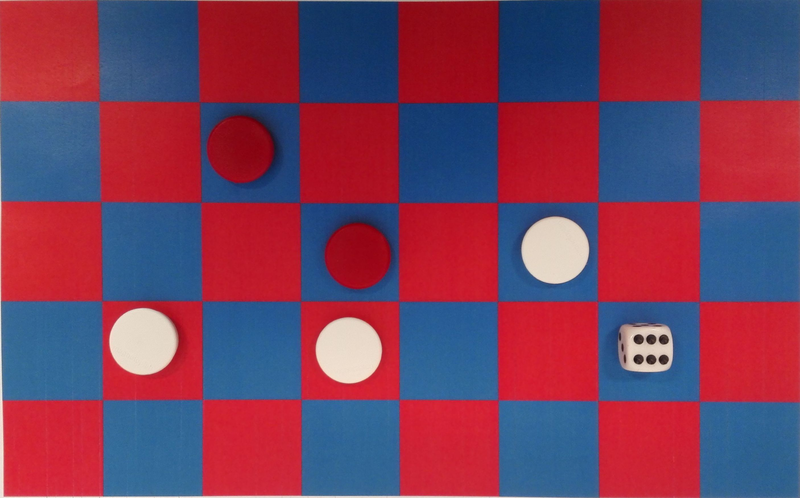
%> input picture assign3/matlabcode/DIPfinalproject/image1.png, 800 x 498 px
$ octave --eval "result = removeNoiseRedCheckers;"   (GNU Octave 9; MATLAB toolbox functions it lacks are replaced by stand-ins)
%> lines starting %> are read from the running program, lines starting %| are printed output that depends on the picture; in (x1, y1, x2, y2) boxes, pixels count from 0 and x2, y2 are one past the last pixel; in counts of white or black regions, pixels touching at a corner belong together; the program's own positions count from 1
### assign3/matlabcode/DIPfinalproject/grayscaleConversionRed.m
function convImage = grayscaleConversionRed(string)
%> called with string = 'image1.png'

image = double(imread(string));


disp(size(image));
%|    498   800     3
I1 = [1:256;1:256];
I2 = [1:256;1:256];
m = 20;
se = strel('square',m);
for i=1:498
    for j=1:800
        red = image(i,j,2);
        I1(i,j) = image(i,j,2);
        if red < 8
            red = 255;
        else
            red =0;
        end

        I2(i,j) = red;

    end
end
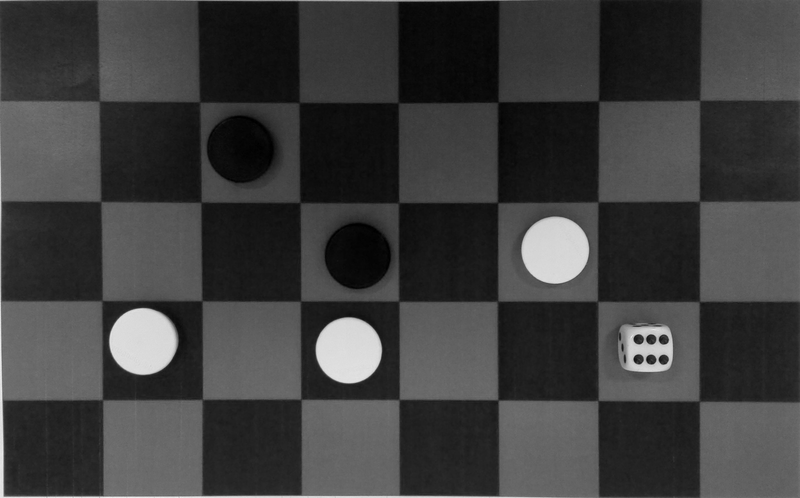
%> I1: size 498x800 double; min 0, max 240, mean 61.7
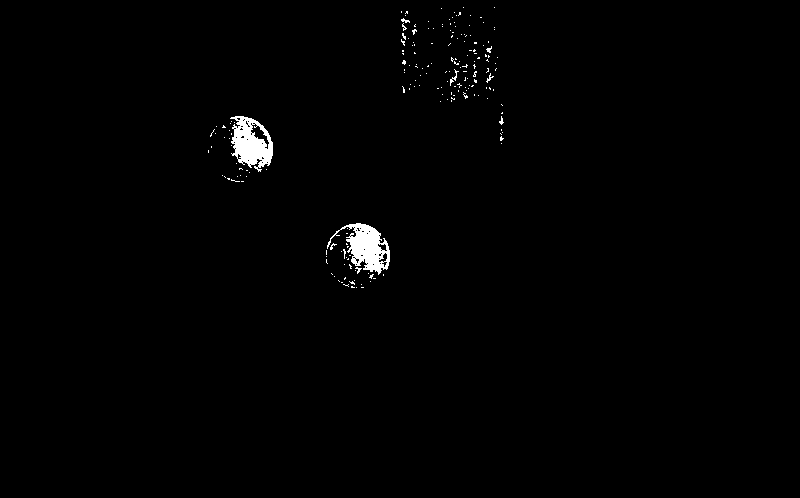
%> I2: size 498x800 double; 0.9% white; 195 white regions (187 under 20 px), largest, box (x1, y1, x2, y2) and area: (327, 223, 390, 275) 1427, (230, 116, 273, 172) 1419, (450, 69, 459, 86) 38
imgToShow4 = uint8(I2);
figure(4);
imshow(imgToShow4);


imgToShow2 = uint8(I2);

convImage = imgToShow2;


end

### assign3/matlabcode/DIPfinalproject/distanceTransform.m
function imageShow = distanceTransform(image)


startImage = double(image);
figure(1);
imshow(image);
image = double(image);
nhood = [1 1 1; 1 1 1; 1 1 1];
change = 0;
counter = zeros(498,800);

nextImage = imerode(image,nhood);
 for i=1:498
        for j=1:800
            if (nextImage(i,j) == 255)
                 counter(i,j) = counter(i,j) + 1;

            end
            if (nextImage(i,j) == 0 && image(i,j) ~= 0)
                     change = 1;
            end

        end
 end
 image = nextImage;
counted = 0;
while(change == 1)
    change = 0;
    counted = counted + 1;
    nextImage = imerode(image,nhood);

    for i=1:498
        for j=1:800
             if (nextImage(i,j) == 255)
                 counter(i,j) = counter(i,j) + 1;
             end
             if (nextImage(i,j) == 0 && image(i,j) ~= 0)
                         change = 1;
             end
        end
    end
    image = nextImage;

end

for i = 1:498
    for j=1:800
        startImage(i,j) = 0 + (counter(i,j) * 7);
    end
end
imageShow= uint8(startImage);
figure(2);
imshow(imageShow);
end

### assign3/matlabcode/DIPfinalproject/removeNoiseRedCheckers.m
function image = removeNoiseRedCheckers()

image = grayscaleConversionRed('image1.png');

imageRep = ones(498,800);
for i=1:498
    for j=1:800
        if (image(i,j) > 9 && i >100 && j < 400)
            imageRep(i,j) = 0;
        else
              imageRep(i,j) = 255;
        end
    end
end
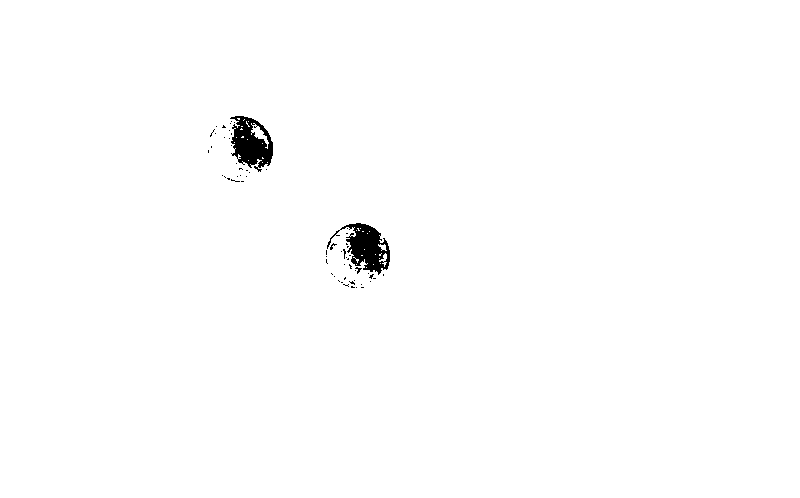
%> imageRep: size 498x800 double; 99.2% white; 63 black regions (60 under 20 px), largest, box (x1, y1, x2, y2) and area: (327, 223, 390, 275) 1427, (230, 116, 273, 172) 1419, (355, 267, 362, 274) 20


figure(3);
imToShow = uint8(imageRep);
imshow(imToShow);
se = strel('square', 60);
dialted = imopen(imageRep,se);
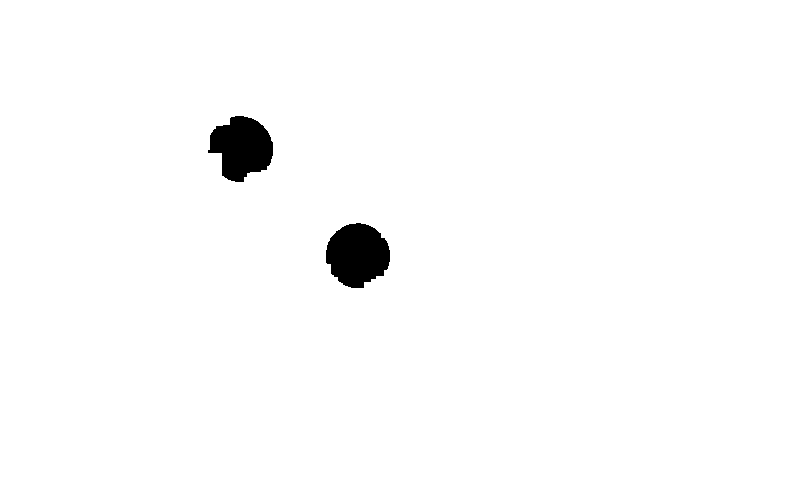
%> dialted: size 498x800 double; 98.5% white; 2 black regions, box (x1, y1, x2, y2) and area: (326, 223, 390, 288) 3128, (208, 116, 273, 182) 2959


for i=1:498
    for j=1:800
        if (dialted(i,j) == 255)
            image(i,j) = 0;
        else
              image(i,j) = 255;
        end
    end
end


imageshow = uint8(image);
figure(5);
imshow(imageshow);
imagedist = distanceTransform(image);
%> in distanceTransform, `nextImage = imerode(image,nhood);`:
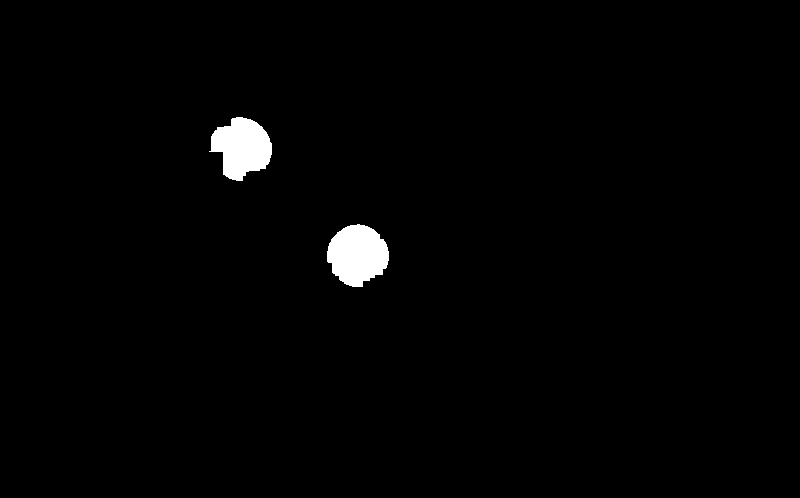
%> nextImage: size 498x800 double; 1.4% white; 2 white regions, box (x1, y1, x2, y2) and area: (327, 224, 389, 287) 2874, (209, 117, 272, 181) 2701
%> after the loop in distanceTransform, `for i=1:498`: change = 1
figure(7);
imshow(uint8(imagedist));


end
%> (the run ends here)
